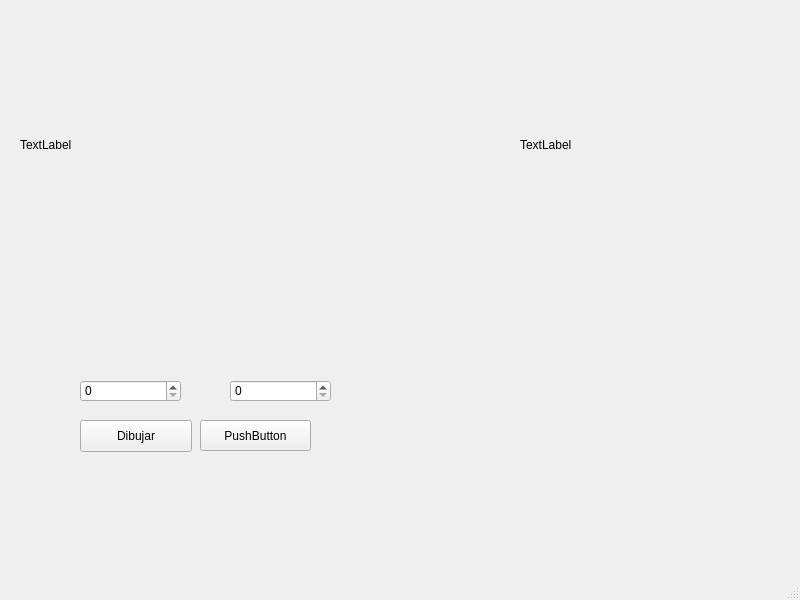
<?xml version="1.0" encoding="UTF-8"?>
<ui version="4.0">
 <class>MainWindow</class>
 <widget class="QMainWindow" name="MainWindow">
  <property name="geometry">
   <rect>
    <x>0</x>
    <y>0</y>
    <width>800</width>
    <height>600</height>
   </rect>
  </property>
  <property name="windowTitle">
   <string>MainWindow</string>
  </property>
  <property name="animated">
   <bool>false</bool>
  </property>
  <property name="documentMode">
   <bool>false</bool>
  </property>
  <widget class="QWidget" name="centralwidget">
   <widget class="QLabel" name="miani">
    <property name="enabled">
     <bool>true</bool>
    </property>
    <property name="geometry">
     <rect>
      <x>20</x>
      <y>20</y>
      <width>500</width>
      <height>250</height>
     </rect>
    </property>
    <property name="text">
     <string>TextLabel</string>
    </property>
    <property name="scaledContents">
     <bool>false</bool>
    </property>
    <property name="wordWrap">
     <bool>false</bool>
    </property>
   </widget>
   <widget class="QPushButton" name="btn_dibujar">
    <property name="geometry">
     <rect>
      <x>80</x>
      <y>420</y>
      <width>112</width>
      <height>32</height>
     </rect>
    </property>
    <property name="text">
     <string>Dibujar</string>
    </property>
   </widget>
   <widget class="QSpinBox" name="contSpinBox">
    <property name="geometry">
     <rect>
      <x>80</x>
      <y>380</y>
      <width>101</width>
      <height>22</height>
     </rect>
    </property>
   </widget>
   <widget class="QSpinBox" name="contSpinBox2">
    <property name="geometry">
     <rect>
      <x>230</x>
      <y>380</y>
      <width>101</width>
      <height>22</height>
     </rect>
    </property>
   </widget>
   <widget class="QLabel" name="migra">
    <property name="geometry">
     <rect>
      <x>520</x>
      <y>20</y>
      <width>500</width>
      <height>250</height>
     </rect>
    </property>
    <property name="text">
     <string>TextLabel</string>
    </property>
   </widget>
   <widget class="QPushButton" name="bnt_gra">
    <property name="geometry">
     <rect>
      <x>200</x>
      <y>420</y>
      <width>111</width>
      <height>31</height>
     </rect>
    </property>
    <property name="text">
     <string>PushButton</string>
    </property>
   </widget>
  </widget>
  <widget class="QMenuBar" name="menubar">
   <property name="geometry">
    <rect>
     <x>0</x>
     <y>0</y>
     <width>800</width>
     <height>22</height>
    </rect>
   </property>
  </widget>
  <widget class="QStatusBar" name="statusbar"/>
 </widget>
 <resources/>
 <connections/>
</ui>
